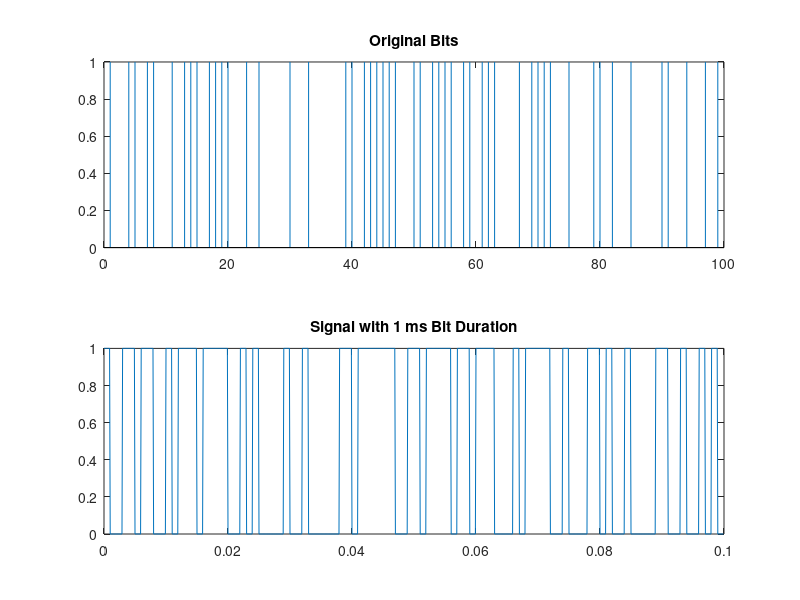
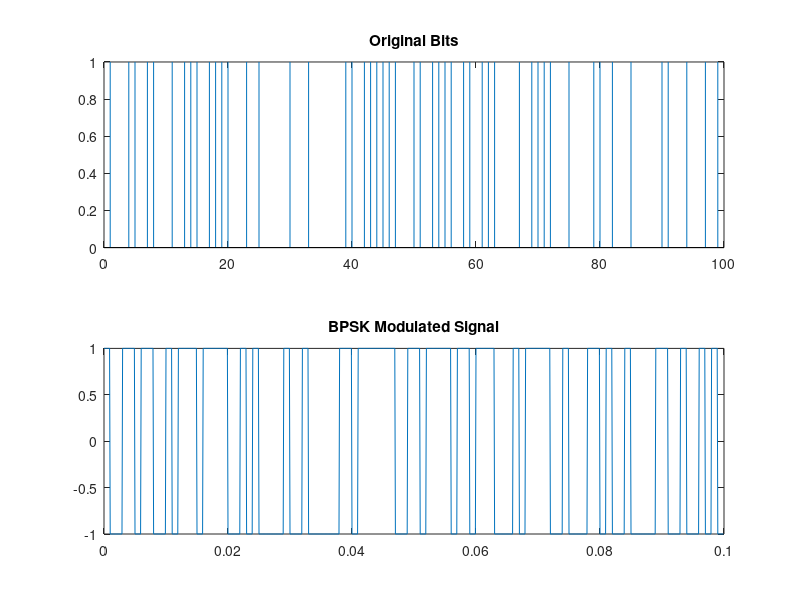
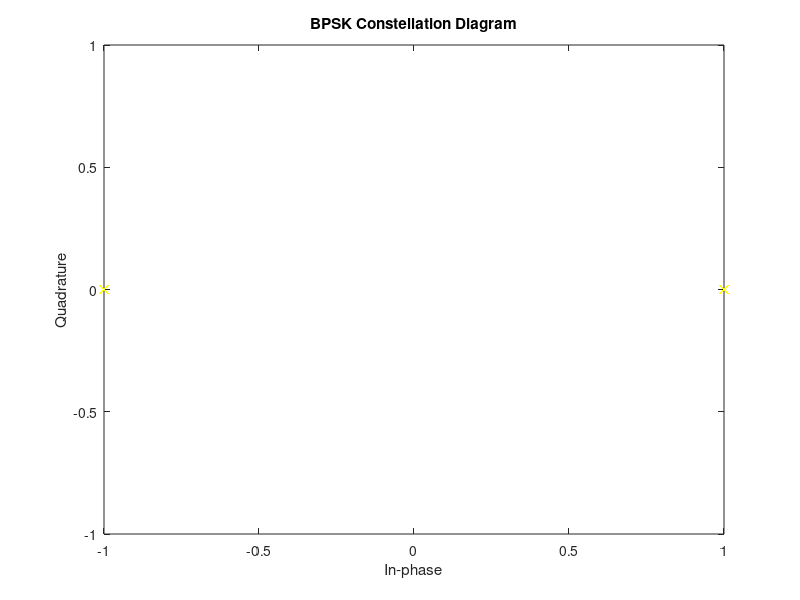
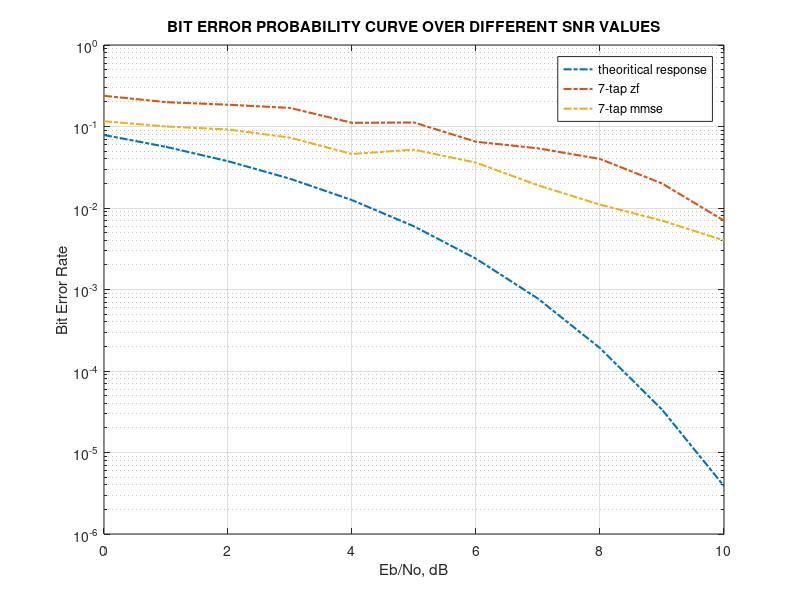

Write MATLAB code to recreate these figures, in order.
clc;
clear all;
close all;
%% signal generation
%%
N_bits = 100;
bit_duration = 1e-3;
samples_per_bit = 10;
bits = randi([0 1], 1, N_bits);
%% reshaping
%%
signal = repelem(bits, samples_per_bit);
%% creating time vector
%%
fs = 1 / (bit_duration/samples_per_bit);
ts = 1/fs;
time = 0:ts:(length(bits)*bit_duration) - ts;
%% figures
%%
figure;
subplot(211);
stem(bits, 'Marker', 'none');
title('Original Bits');
subplot(212);
plot(time, signal);
title('Signal with 1 ms Bit Duration');
%% modulation (B-PSK)
%%
fc = fs*10; % Adjust the carrier frequency based on our requirements
mxsig = zeros(1, length(signal));
for i=1:length(signal)
    if signal(1,i) == 1
        mxsig(1,i) = cos(2*pi*fc*time(i)) ;
    elseif signal(1,i) == 0
        mxsig(1,i) = cos(2*pi*fc*time(i)+pi);
    end
end 
%% figures
%%
figure;
subplot(2,1,1);
stem(bits, 'Marker', 'none');
title('Original Bits');
subplot(2,1,2);
plot(time, mxsig);
title('BPSK Modulated Signal');
figure;
scatterplot(mxsig, 1, 250, 'yx');
title('BPSK Constellation Diagram');
%% channel model
%%
channel_response = [0.05 0.1 0.2 0.9 0.3 0.1 0.05]; % channel 1. for channel 1, 5-tap filter is ideal
% channel_response = [0.2 0.9 0.3]; % channel 2
chan_out = conv(mxsig,channel_response);
%% noise addition
%%
Eb_N0_dB = 0:1:10;
for i = 1:length(Eb_N0_dB)
    pavg = sum(abs(mxsig).^2)/length(mxsig);
    snr_lin = 10^(0.1*Eb_N0_dB(i));
    var_noise = pavg/snr_lin;
    noise = sqrt(var_noise)*randn(1,length(chan_out));
    noisy_out = chan_out + noise; % additive white gaussian noise
    %% ZERO-FORCING EQUALIZATION
    %%
    L = length(channel_response);
    k = (L-1)/2; % (2*k+1)-tap equalizer design
    channel_matrix_zf = toeplitz([channel_response((L+1)/2:end) zeros(1,2*k+1-L+(L-1)/2)], [channel_response((L+1)/2:-1:1) zeros(1,2*k+1-L+(L-1)/2)]);
    d_zf = zeros(1,2*k+1);
    d_zf(k+1) = 1;
    channel_zf  = transpose(inv(channel_matrix_zf)*transpose(d_zf));
    %% matched filter
    N_msg = length(signal);
    yFilt_zf = conv(noisy_out,channel_zf);
    yFilt_zf = yFilt_zf(k+(L+1)/2:end); 
    yFilt_zf = conv(yFilt_zf,ones(1,1)); % convolution
    ySamp_zf = yFilt_zf(1:1:N_msg);  % sampling at time T
    %% receiver - hard decision decoding
    yDecoded_zf = real(ySamp_zf)>0;
    if(Eb_N0_dB(i) == 0)
        yout1_zf = ySamp_zf;
    elseif(Eb_N0_dB(i) == 10)
        yout2_zf = ySamp_zf;
    end
    %% counting the errors
    nErr_zf(i) = size(find(signal - yDecoded_zf),2);
    %% MMSE EQUALIZATION
    %%
    h_autocorr = conv(channel_response,fliplr(channel_response));
    channel_matrix_mmse = toeplitz([h_autocorr(L:end) zeros(1,2*k+1-L)], [h_autocorr(L:end) zeros(1,2*k+1-L)]);
    channel_matrix_mmse = channel_matrix_mmse + (1/2)*(10^(-Eb_N0_dB(i)/10))*eye(2*k+1);
    d_mmse = zeros(1,2*k+1);
    d_mmse([-(L-1)/2:(L-1)/2]+k+1) = fliplr(channel_response);
    channel_mmse  = transpose(inv(channel_matrix_mmse)*transpose(d_mmse));
    %%  matched filter
    yFilt_mmse = conv(noisy_out,channel_mmse);
    yFilt_mmse = yFilt_mmse(k+(L+1)/2:end); 
    yFilt_mmse = conv(yFilt_mmse,ones(1,1)); % convolution
    ySamp_mmse = yFilt_mmse(1:1:N_msg);  % sampling at time T
    %% receiver - hard decision decoding
    yDecoded_mmse = real(ySamp_mmse)>0;
    if(Eb_N0_dB(i) == 0)
        yout1_mmse = ySamp_mmse;
    elseif(Eb_N0_dB(i) == 10)
        yout2_mmse = ySamp_mmse;
    end
    %% counting the errors
    nErr_mmse(i) = size(find(signal - yDecoded_mmse),2);
end
simBer_zf = nErr_zf/N_msg; % simulated ber
simBer_mmse = nErr_mmse/N_msg; % simulated ber
theoryBer = 0.5*erfc(sqrt(10.^(0.1*Eb_N0_dB))); % theoretical ber
%% figures
%%
figure;
semilogy(Eb_N0_dB,theoryBer,'-.','LineWidth',1.5);
hold on
semilogy(Eb_N0_dB,simBer_zf,'-.','LineWidth',1.5);
% hold on
semilogy(Eb_N0_dB,simBer_mmse,'-.','LineWidth',1.5);
hold off
grid on
legend('theoritical response','7-tap zf','7-tap mmse');
xlabel('Eb/No, dB');
ylabel('Bit Error Rate');
title('BIT ERROR PROBABILITY CURVE OVER DIFFERENT SNR VALUES');

eyediagram(yout1_zf, samples_per_bit, ts, 0);
title("Eye Diagram for SNR = 0 dB (zero-forcing)");

eyediagram(yout1_mmse, samples_per_bit, ts, 0);
title("Eye Diagram for SNR = 0 dB (MMSE)");

eyediagram(yout2_zf, samples_per_bit, ts, 0);
title("Eye Diagram for SNR = 10 dB (zero-forcing)");

eyediagram(yout2_mmse, samples_per_bit, ts, 0);
title("Eye Diagram for SNR = 10 dB (MMSE)");